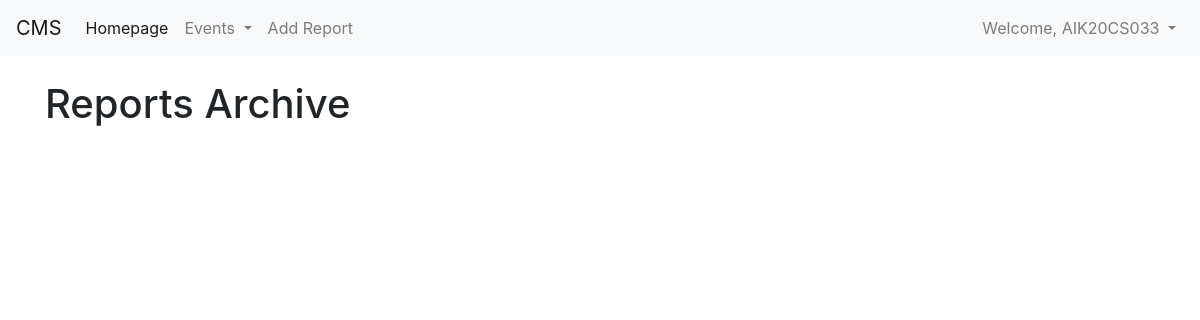
The page /reports (signed in) on the database as committed earlier.
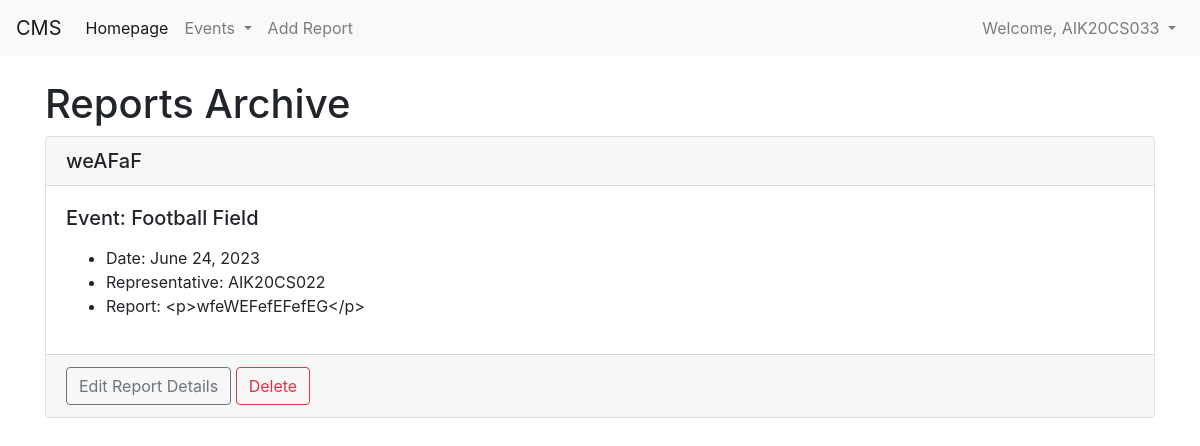
The same page on the database as committed later.
### App2/models.py (models this page shows, shortened)
class Report(models.Model):
    title = models.CharField('Event Report', max_length=100)
    event = models.OneToOneField(Event, blank=False, on_delete=models.CASCADE)
    report_date = models.DateField('Report Date')
    report_author = models.ForeignKey(User, blank=False, null=False, on_delete=models.CASCADE)
    body = RichTextField(blank=False)

class BaseModel(models.Model):
    objects=models.Manager()
    class Meta:
        abstract = True

class Event(BaseModel):
    name = models.CharField('Event Name', max_length=120)
    overseer = models.ForeignKey(User, default='', blank=True, null=False, on_delete=models.CASCADE, related_name='Overseer')
    event_club = models.ForeignKey(Club, default='', blank=True, null=False, on_delete=models.CASCADE)
    event_date = models.DateTimeField('Event Date')
    venue = models.ForeignKey(Venue, blank=True, null=True, on_delete=models.CASCADE)
    description = models.TextField(blank=True)
    attendees = models.ManyToManyField(User, blank=True, related_name='Attendees')
    def __str__(self):
        return self.name

### App2/views.py (the view)
# urls.py: path("reports", views.reports, name="reports" ),
def reports(request):
	report1 = Report.objects.all()
	return render(request, 'App2/reports.html', {'report1':report1})

### App2/templates/App2/reports.html (shortened to what this page needs)
<!DOCTYPE html>
<html lang="en">
<head>
</head>
<body>
{% extends "App2/header.html" %}
{% block content %}
{% if user.is_authenticated %}
<h1>Reports Archive</h1>
    {% for report in report1 %}
    <div class="card">
        <h5 class="card-header">
            {{ report.title }}
        </h5>
        <div class="card-body">
            <h5 class="card-title">Event: {{ report.event }}</h5>
            <p class="card-text">
                <ul>
                <li>Date: {{ report.report_date }}</li>
                <li>Representative: {{ report.report_author }}</li>
                <li>Report: {{ report.body }}</li>
                </ul>
            </p>
        </div>
        <div class="card-footer text-muted">
            <a href="/updatereport/{{ report.id }}" class="btn btn-outline-secondary">Edit Report Details</a>
            <a href="/deletereport/{{ report.id }}" class="btn btn-outline-danger">Delete</a>
        </div>
    </div>
    <br/>
    {% endfor %}
{% else %}
	<h1>Sorry! You must be logged in to view club reports.</h1>
	<br/>
	<p>Please <a href="/login">login</a> to access this page.</p>
    </form>
{% endif %}
{% endblock %}

### App2/templates/App2/header.html (shortened to what this page needs)
<!DOCTYPE html>
<html lang="en">
  <head>
    <link rel="stylesheet" href="https://cdn.jsdelivr.net/npm/bootstrap@4.5.3/dist/css/bootstrap.min.css">
  </head>
  <body>
    {% include 'App2/includes/navbar.html' %}
    {% include 'App2/includes/messages.html' %}
    <br/>
    <div class="container">
    {% block content %}
    {% endblock %}
    </div>
  </body>
</html>

### App2/templates/App2/includes/navbar.html (shortened to what this page needs)
<!DOCTYPE html>
<html lang="en">
<head>
</head>
<body>
{% if user.is_authenticated %}
    {% if user.is_superuser %}
        <nav class="navbar navbar-expand-lg navbar-light bg-light">
          <a class="navbar-brand" href="/">CMS</a>
          <button class="navbar-toggler" type="button" data-toggle="collapse" data-target="#navbarSupportedContent1" aria-controls="navbarSupportedContent1" aria-expanded="false" aria-label="Toggle navigation">
            <span class="navbar-toggler-icon"></span>
          </button>
          <div class="collapse navbar-collapse" id="navbarSupportedContent1">
            <ul class="navbar-nav mr-auto">
              <li class="nav-item active">
                <a class="nav-link" href="/clubhomepage">Homepage<span class="sr-only">(current)</span></a>
              </li>
              <li class="nav-item dropdown">
                <a class="nav-link dropdown-toggle" href="#" id="navbarDropdown1" role="button" data-toggle="dropdown" aria-haspopup="true" aria-expanded="false">
                  Venues
                </a>
                <div class="dropdown-menu" aria-labelledby="navbarDropdown1">
                  <a class="dropdown-item" href="/venues">Venues</a>
                  <a class="dropdown-item" href="/addvenue">Add Venue</a>
                </div>
              </li>
              <li class="nav-item dropdown">
                <a class="nav-link dropdown-toggle" href="#" id="navbarDropdown2" role="button" data-toggle="dropdown" aria-haspopup="true" aria-expanded="false">
                  Events
                </a>
                <div class="dropdown-menu" aria-labelledby="navbarDropdown2">
                  <a class="dropdown-item" href="/events">Events</a>
                  <a class="dropdown-item" href="/addevent">Add Events</a>
                </div>
              </li>
              <li class="nav-item dropdown">
                <a class="nav-link dropdown-toggle" href="#" id="navbarDropdown3" role="button" data-toggle="dropdown" aria-haspopup="true" aria-expanded="false">
                  Reports
                </a>
                <div class="dropdown-menu" aria-labelledby="navbarDropdown3">
                  <a class="dropdown-item" href="/reports">Archive</a>
                  <a class="dropdown-item" href="/addreport">Add Reports</a>
                </div>
              </li>
            </ul>
            <ul class="navbar-nav">
                {% if user.is_authenticated %}
                <li class="nav-item dropdown">
                <a class="nav-link dropdown-toggle" href="#" id="navbarDropdown4" role="button" data-toggle="dropdown" aria-haspopup="true" aria-expanded="false">
                    Welcome, {{user.username}}
                </a>
                <div class="dropdown-menu" aria-labelledby="navbarDropdown4">
                  <a class="dropdown-item" href="/edituser">Edit Profile</a>
                  <a class="dropdown-item" href="/logout">Logout</a>
                </div>
              </li>
                {% else %}
                <li class="nav-item">
                    <a class="nav-link" href="/login">Login</a>
                </li>
                {% endif %}
            </ul>
          </div>
        </nav>
    {% else %}
        <nav class="navbar navbar-expand-lg navbar-light bg-light">
            <a class="navbar-brand" href="/">CMS</a>
        <div class="collapse navbar-collapse" id="navbarSupportedContent8">
            <ul class="navbar-nav mr-auto">
                <li class="nav-item active">
                  <a class="nav-link" href="/clubhomepage">Homepage<span class="sr-only">(current)</span></a>
                </li>
                <li class="nav-item dropdown">
                <a class="nav-link dropdown-toggle" href="#" id="navbarDropdown8" role="button" data-toggle="dropdown" aria-haspopup="true" aria-expanded="false">
                  Events
                </a>
              </li>
              <li class="nav-item">
                <a class="nav-link" href="/addreport">Add Report</a>
              </li>
            </ul>
            <ul class="navbar-nav">
                {% if user.is_authenticated %}
                    <li class="nav-item dropdown">
                        <a class="nav-link dropdown-toggle" href="#" id="navbarDropdown5" role="button" data-toggle="dropdown" aria-haspopup="true" aria-expanded="false">
                            Welcome, {{user.username}}
                        </a>
                    </li>
                {% else %}
                    <li class="nav-item">
                        <a class="nav-link" href="/login">Login</a>
                    </li>
                {% endif %}
            </ul>
        </div>
    </nav>
    {% endif %}
{% endif %}
</body>
</html>

### App2/templates/App2/includes/messages.html (shortened to what this page needs)
<!DOCTYPE html>
<html lang="en">
<head>
</head>
<body>
</body>
</html>

Rows that differ between the two databases and show on the page:
added Report: title "weAFaF", event "Football Field", report_date "June 24, 2023", report_author "AIK20CS022", body "<p>wfeWEFefEFefEG</p>"
